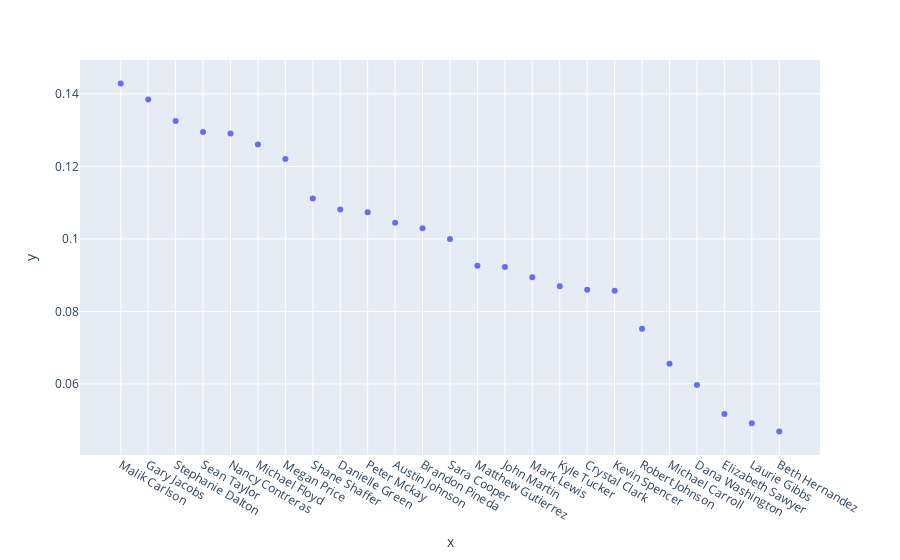

This figure's notebook cell:
### Markdown cell above
In the cell below you can find the number of "small transactions" (STs) (under 2.00) for each cardholder. We can see that there is (intuitively, perhaps) a significant range in the values. Elizabeth Sawyer (ES) has only 3 charges < 2.00, while Megan Price (MP) has 26 such charges.

We may be tempted to think MP must have some fraudulent charges, but I would hestitate before drawing that conclusion firmly. It may be the case that MP simply has more total transactions than ES and therefore has more charges in any chosen range of values. It's also important to point out that although MP has many more STs than ES, she doesn't have very many more than the next highest cardholder. If we look at scatter plots comparing these two considerations (`ratio_small_to_total_plt` and `small_transactions_plt`, respectively, below), we can render a couple of preliminary insights. 

We can see in the first plot that MP's ST:TT (STs to total transactions) ratio is not the highest among the group of cardholders (although it is above the median). Even though she has the highest count of STs, she doesn't have the most relative to her total transaction count. I think this leaves it inconclusive whether it is likely that any of MP's STs are fraudulent.

We can also see in the second plot that the next highest cardholders (in terms of absolute count of STs) do not fall greatly behind MP. In fact, the distribution appears to be fairly even. There aren't any large jumps between cardholders. If there were fraudulent charges in the data, I would expect to see some number of cardholders with significantly more of such transactions than the rest. Perhaps we do see this with MP, but I still think the data is inconclusive, at least on this basis.

### Code cell
# All transactions (of all cardholders) less than $2.00
small_transactions_ungrouped = all_transactions[all_transactions['amount'] < 2.00]

# "Small transactions" (< $2.00) grouped by cardholder
small_transactions_grouped = small_transactions_ungrouped.groupby('cardholder').amount.count().sort_values(ascending=False)

# Count of transactions per cardholder
total_transactions_counts = all_transactions.groupby('cardholder').amount.count()

# Ratio of small transactions to total transactions (by cardholder)
ratio_small_to_total = (small_transactions_grouped / total_transactions_counts).sort_values(ascending=False)

## Scatter plot of small transactions to total transactions ratio
ratio_small_to_total_plt = px.scatter(
    ratio_small_to_total,
    x=ratio_small_to_total.index,
    y=ratio_small_to_total.values,
)

ratio_small_to_total_plt.show()

### Figure 1 — Plotly figure (JSON) as saved in the notebook; plotly's stock layout.template omitted (floating-point values rounded to 4 significant figures)
{"data": [{"hovertemplate": "x=%{x}<br>y=%{y}<extra></extra>", "legendgroup": "", "marker": {"color": "#636efa", "symbol": "circle"}, "mode": "markers", "name": "", "showlegend": false, "type": "scatter", "x": ["Malik Carlson", "Gary Jacobs", "Stephanie Dalton", "Sean Taylor", "Nancy Contreras", "Michael Floyd", "Megan Price", "Shane Shaffer", "Danielle Green", "Peter Mckay", "Austin Johnson", "Brandon Pineda", "Sara Cooper", "Matthew Gutierrez", "John Martin", "Mark Lewis", "Kyle Tucker", "Crystal Clark", "Kevin Spencer", "Robert Johnson", "Michael Carroll", "Dana Washington", "Elizabeth Sawyer", "Laurie Gibbs", "Beth Hernandez"], "xaxis": "x", "y": [0.1429, 0.1385, 0.1325, 0.1295, 0.129, 0.1261, 0.1221, 0.1111, 0.1081, 0.1073, 0.1045, 0.1029, 0.1, 0.09259, 0.09223, 0.08939, 0.08696, 0.08597, 0.08571, 0.07519, 0.06557, 0.0597, 0.05172, 0.04918, 0.04688], "yaxis": "y"}], "layout": {"autosize": true, "legend": {"tracegroupgap": 0}, "margin": {"t": 60}, "xaxis": {"anchor": "y", "autorange": true, "domain": [0, 1], "range": [-1.564, 25.56], "title": {"text": "x"}, "type": "category"}, "yaxis": {"anchor": "x", "autorange": true, "domain": [0, 1], "range": [0.03956, 0.1502], "title": {"text": "y"}, "type": "linear"}}}
